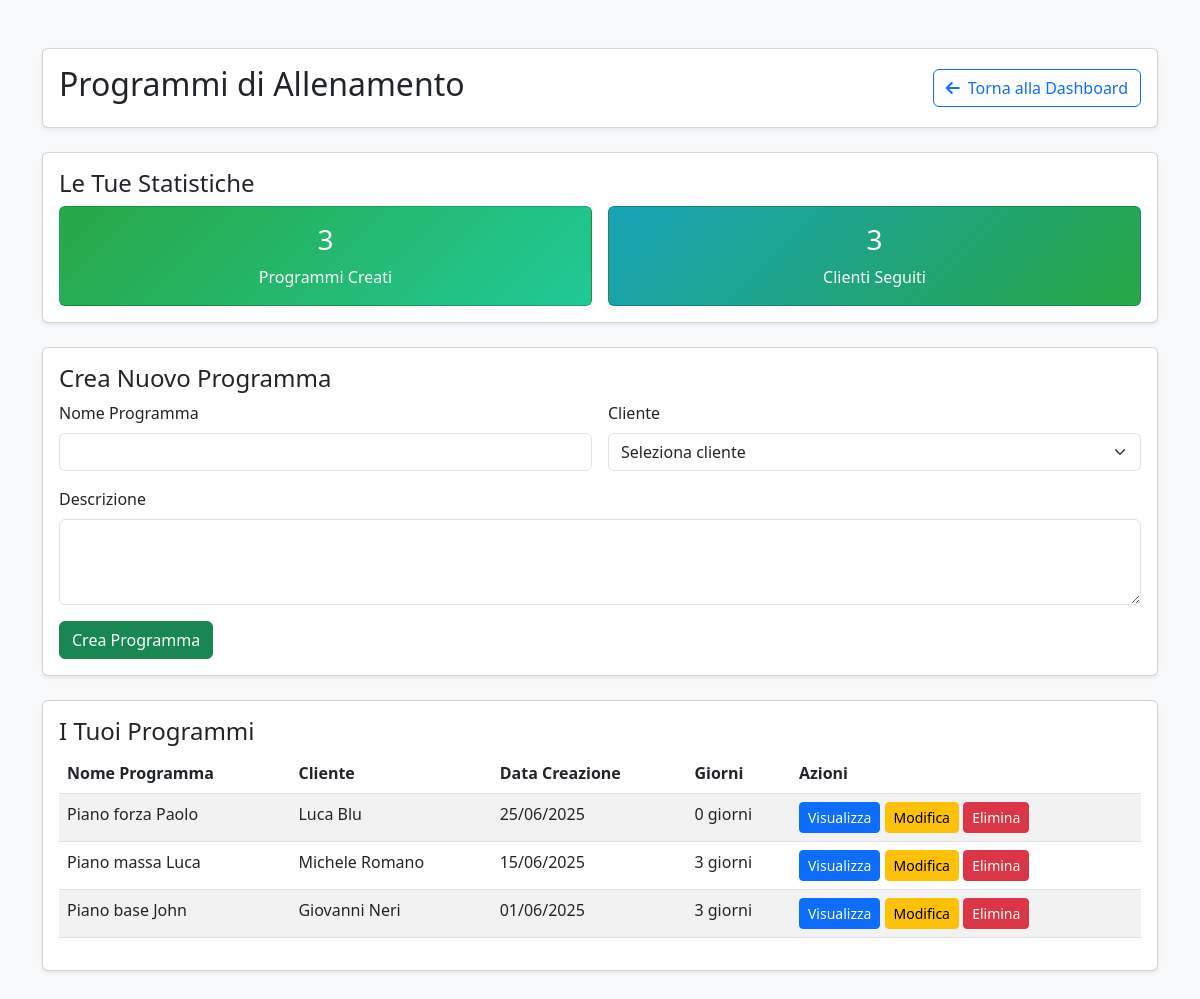
The page /training_schedule.php (signed in) on the database its author committed.
### tables this page shows
CREATE TABLE TRAINING_SCHEDULES (
    trainingScheduleID INT PRIMARY KEY AUTO_INCREMENT,
    name VARCHAR(255) NOT NULL,
    description TEXT,
    creationDate DATE DEFAULT (CURRENT_DATE),
    customerID INT NOT NULL,
    trainerID INT NOT NULL,
    FOREIGN KEY (customerID) REFERENCES USERS(userID) ON DELETE CASCADE,
    FOREIGN KEY (trainerID) REFERENCES USERS(userID) ON DELETE CASCADE
);

CREATE TABLE USERS (
    userID INT PRIMARY KEY AUTO_INCREMENT,
    email VARCHAR(255) UNIQUE NOT NULL,
    password VARCHAR(255) NOT NULL,
    userName VARCHAR(100) NOT NULL,
    firstName VARCHAR(100) NOT NULL,
    lastName VARCHAR(100) NOT NULL,
    birthDate DATE,
    gender ENUM('M', 'F', 'Other'),
    phoneNumber VARCHAR(20),
    role ENUM('customer', 'trainer', 'admin') DEFAULT 'customer'
);

### training_schedule.php (the view, shortened to what this page needs)
<?php
require_once 'config.php';
$trainerID = $_SESSION['userID'];
$stmt = $conn->prepare("
    SELECT ts.*, u.firstName, u.lastName,
           COUNT(td.trainingDayID) as day_count
    FROM TRAINING_SCHEDULES ts
    JOIN USERS u ON ts.customerID = u.userID
    LEFT JOIN TRAINING_DAYS td ON ts.trainingScheduleID = td.trainingScheduleID
    WHERE ts.trainerID = ?
    GROUP BY ts.trainingScheduleID
    ORDER BY ts.creationDate DESC
");
$stmt->bind_param('i', $trainerID);
$stmt->execute();
$schedules = $stmt->get_result()->fetch_all(MYSQLI_ASSOC);
$editSchedule = null;
function getTrainerStats($conn, $trainerID) {
    $stmt = $conn->prepare("SELECT COUNT(*) as total FROM TRAINING_SCHEDULES WHERE trainerID = ?");
    $stmt->bind_param('i', $trainerID);
    $stmt->execute();
    $totalSchedules = $stmt->get_result()->fetch_assoc()['total'];
    $stmt = $conn->prepare("SELECT COUNT(DISTINCT customerID) as count FROM TRAINING_SCHEDULES WHERE trainerID = ?");
    $stmt->bind_param('i', $trainerID);
    $stmt->execute();
    $clientsFollowed = $stmt->get_result()->fetch_assoc()['count'];
    return [
        'totalSchedules' => $totalSchedules,
        'clientsFollowed' => $clientsFollowed
    ];
}
$stats = getTrainerStats($conn, $trainerID);
?>
<!DOCTYPE html>
<html lang="it">
<head>
    <link href="https://cdnjs.cloudflare.com/ajax/libs/bootstrap/5.3.0/css/bootstrap.min.css" rel="stylesheet" />
    <link href="https://cdnjs.cloudflare.com/ajax/libs/font-awesome/6.0.0/css/all.min.css" rel="stylesheet" />
</head>
<body class="bg-light">
<div class="container py-5">
    <div class="card shadow-sm mb-4">
        <div class="card-body">
            <div class="d-flex justify-content-between align-items-center">
                <h2>Programmi di Allenamento</h2>
                <div>
                    <a href="dashboard.php" class="btn btn-outline-primary">
                        <i class="fas fa-arrow-left me-2"></i>Torna alla Dashboard
                    </a>
                </div>
            </div>
        </div>
    </div>
    <?php if (!isset($_GET['view']) && !isset($_GET['view_day'])): ?>
        <div class="card mb-4 shadow-sm">
            <div class="card-body">
                <h4>Le Tue Statistiche</h4>
                <div class="row g-3">
                    <div class="col-md-6">
                        <div class="card text-white h-100" style="background: linear-gradient(135deg, #28a745 0%, #20c997 100%);">
                            <div class="card-body text-center d-flex flex-column justify-content-center">
                                <h3><?= $stats['totalSchedules'] ?></h3>
                                <p class="mb-0">Programmi Creati</p>
                            </div>
                        </div>
                    </div>
                    <div class="col-md-6">
                        <div class="card text-white h-100" style="background: linear-gradient(135deg, #17a2b8 0%, #28a745 100%);">
                            <div class="card-body text-center d-flex flex-column justify-content-center">
                                <h3><?= $stats['clientsFollowed'] ?></h3>
                                <p class="mb-0">Clienti Seguiti</p>
                            </div>
                        </div>
                    </div>
                </div>
            </div>
        </div>
        <div class="card mb-4 shadow-sm">
            <div class="card-body">
                <h4><?= $editSchedule ? 'Modifica Programma' : 'Crea Nuovo Programma' ?></h4>
                <form method="POST" class="row g-3">
                    <div class="col-md-6">
                        <label class="form-label">Nome Programma</label>
                        <input name="name" required class="form-control" type="text"
                               value="<?= $editSchedule ? htmlspecialchars($editSchedule['name']) : (isset($_POST['name']) ? htmlspecialchars($_POST['name']) : '') ?>" />
                    </div>
                    <div class="col-md-6">
                        <label class="form-label">Cliente</label>
                        <select name="customerID" class="form-select" required>
                            <option value="">Seleziona cliente</option>
                        </select>
                    </div>
                    <div class="col-12">
                        <label class="form-label">Descrizione</label>
                        <textarea name="description" required class="form-control" rows="3"></textarea>
                    </div>
                    <div class="col-12">
                        <button name="<?= $editSchedule ? 'update_schedule' : 'add_schedule' ?>" class="btn <?= $editSchedule ? 'btn-warning' : 'btn-success' ?>">
                            <?= $editSchedule ? 'Modifica Programma' : 'Crea Programma' ?>
                        </button>
                    </div>
                </form>
            </div>
        </div>
        <div class="card shadow-sm mb-4">
            <div class="card-body">
                <h4>I Tuoi Programmi</h4>
                <div class="table-responsive">
                    <table class="table table-striped">
                        <thead>
                            <tr>
                                <th>Nome Programma</th><th>Cliente</th><th>Data Creazione</th><th>Giorni</th><th>Azioni</th>
                            </tr>
                        </thead>
                        <tbody>
                            <?php foreach($schedules as $schedule): ?>
                                <tr>
                                    <td><?= htmlspecialchars($schedule['name']) ?></td>
                                    <td><?= htmlspecialchars($schedule['firstName'] . ' ' . $schedule['lastName']) ?></td>
                                    <td><?= date('d/m/Y', strtotime($schedule['creationDate'])) ?></td>
                                    <td><?= $schedule['day_count'] ?> giorni</td>
                                    <td>
                                        <a href="?view=<?= $schedule['trainingScheduleID'] ?>" class="btn btn-sm btn-primary">
                                            Visualizza
                                        </a>
                                        <a href="?edit=<?= $schedule['trainingScheduleID'] ?>" class="btn btn-sm btn-warning">
                                            Modifica
                                        </a>
                                        <form method="POST" style="display:inline" onsubmit="return confirm('Sei sicuro di eliminare questo programma?');">
                                            <button name="delete_schedule" class="btn btn-sm btn-danger">
                                                Elimina
                                            </button>
                                        </form>
                                    </td>
                                </tr>
                            <?php endforeach; ?>
                        </tbody>
                    </table>
                </div>
            </div>
        </div>
    <?php endif; ?>
</div>
</body>
</html>

### rows shown on the page
training_schedules: name "Piano forza Paolo", customerID.lastName "Luca Blu", creationDate "25/06/2025", day_count "0"
training_schedules: name "Piano massa Luca", customerID.lastName "Michele Romano", creationDate "15/06/2025", day_count "3"
training_schedules: name "Piano base John", customerID.lastName "Giovanni Neri", creationDate "01/06/2025", day_count "3"

### other values the page prints
$stats['totalSchedules'] "3"
$stats['clientsFollowed'] "3"
